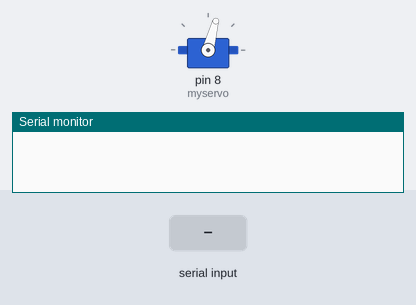
Simulated run of this sketch. Board: Arduino Uno, built with avr-gcc and run on an emulated ATmega328P. On the bench: servo, the last lines printed to the serial monitor. The inputs (shaded band) are chosen by the test bench.

Above: at 1.2 s.
1.3 s: "90,45\n" received over Serial
At 2.6 s:
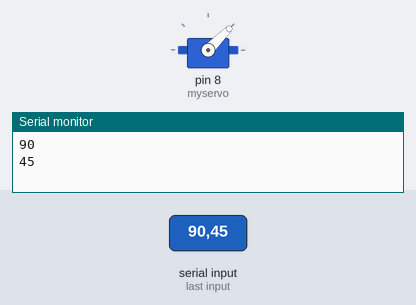
3.8 s: "30,150\n" received over Serial
At 5.7 s:
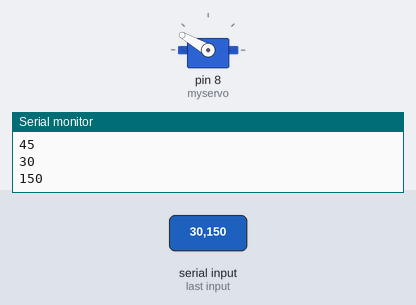
6.3 s: "5\n" received over Serial
At 6.8 s:
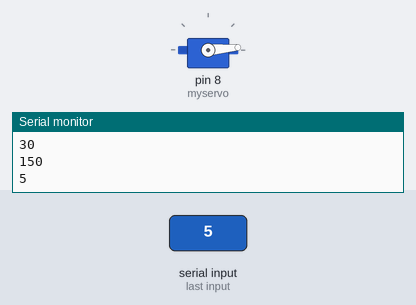
7.8 s: "200\n" received over Serial
At 8.1 s:
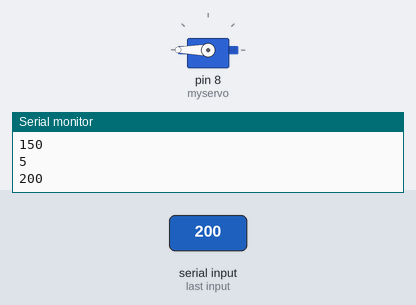
9.3 s: "90\n" received over Serial
At 10.4 s:
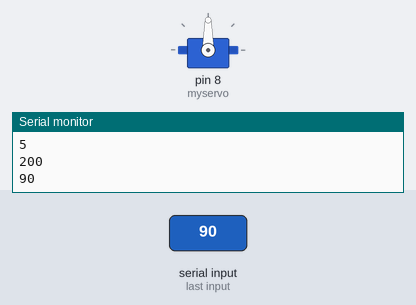
Timing chart, 0 to 11.8 s (numbered marks = the images above; inputs shaded):
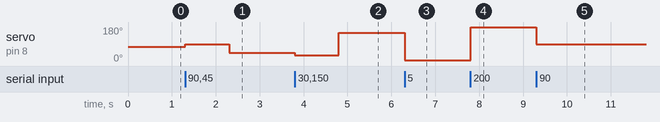

Measured:
- after the input at 1.3 s, servo on pin 8 (myservo): 75° → 90° at once, → 45° 1.0 s later
- after the input at 3.8 s, servo on pin 8 (myservo): 45° → 30° at once, → 150° 1.0 s later
- after the input at 6.3 s, servo on pin 8 (myservo): 150° → 5° at once
- after the input at 7.8 s, servo on pin 8 (myservo): 5° → 180° at once
- after the input at 9.3 s, servo on pin 8 (myservo): 180° → 90° at once

The sketch:

exp1.ino
```cpp
#include <Servo.h>

Servo myservo;
int input;
void setup()
{
  myservo.attach(8);
  Serial.begin(9600);
  myservo.write(75);
}

void loop() {

  if (Serial.available() > 0) {
    input = Serial.parseInt();
    if (input != 0){
      myservo.write(input);
      Serial.println(input);
    }
    delay (1000);
  }
}
```
